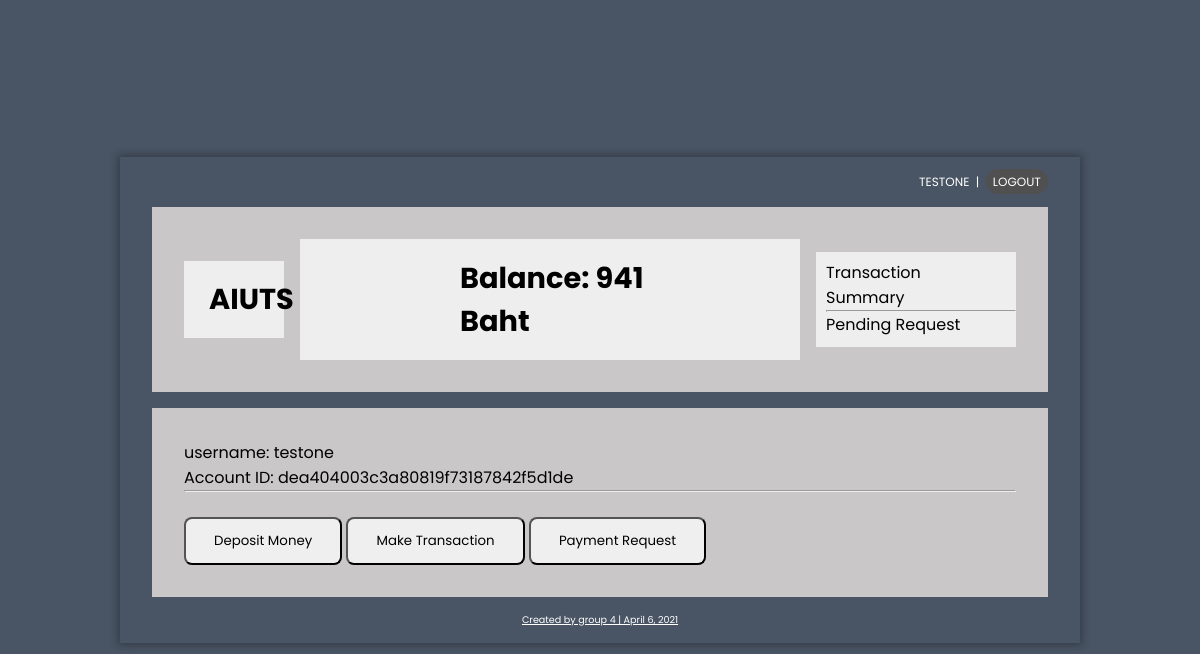
The page / (signed in) on the database as committed earlier.
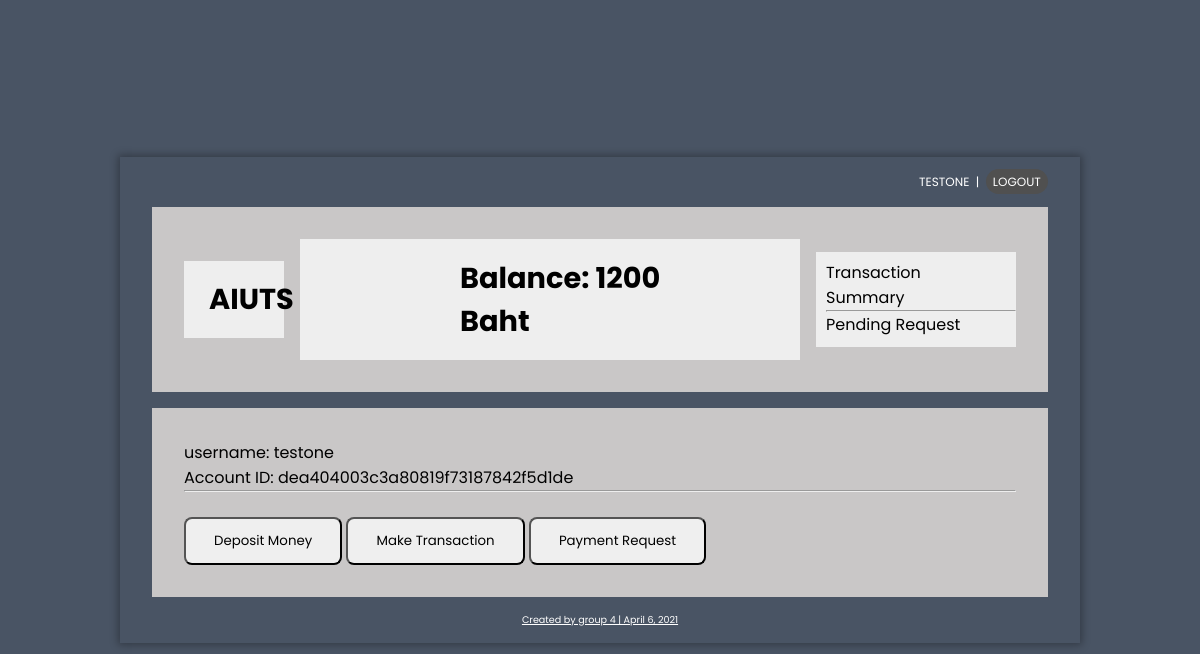
The same page on the database as committed later.
### AIUTS/models.py (models this page shows, shortened)
class UserAccount(models.Model):
    user = models.OneToOneField(User, on_delete=models.CASCADE)
    accountId = models.CharField(primary_key=True,max_length=255,)
    accountAmount = models.IntegerField(default=100)
    '''
    everytime the user is create, it will add to a users group directly
    '''

### AIUTS/views.py (the view)
# urls.py: path('', views.userAccountList.as_view(), name='index'),
class userAccountList(LoginRequiredMixin,generic.ListView):
    login_url = '/accounts/login/'
    template_name = 'AIUTS/index.html'
    context_object_name = 'users'
    def get_queryset(self):
        return UserAccount.objects.filter(user=self.request.user)

### AIUTS/templates/AIUTS/index.html (shortened to what this page needs)
{% extends "AIUTS/template.html" %}
{% block heading %}
{% if users %}
    {% for user in users %}
        <p>Balance: <span id="accountAmount">{{user.accountAmount}}</span> Baht</p>
    {% endfor %}
    {% else %}
    <p> No Account are available. </p>
    {% endif %}
{% endblock heading %}
{% block content %}
    <p>username:  {{ user }}</p>
    {% if users %}
            {% for user in users %}
                <p>Account ID: {{ user.accountId }} </p>
            {% endfor %}
        {% else %}
        <p> No Account are available. </p>
    {% endif %}
    <hr /> </br>
    <div class="navbuttons">
        <button class="btnMain"><a href="{% url 'AIUTS:deposit' %}" >Deposit Money</a></button>
        <button class="btnMain"><a href="{% url 'AIUTS:addTransaction' %}" >Make Transaction</a></button>
        <button class="btnMain"><a href="{% url 'AIUTS:paymentRequest' %}" >Payment Request</a></button>
    </div>
{% endblock content %}

Rows that differ between the two databases and show on the page:
changed UserAccount "dea404003c3a80819f73187842f5d1de": accountAmount "941" → "1200"
